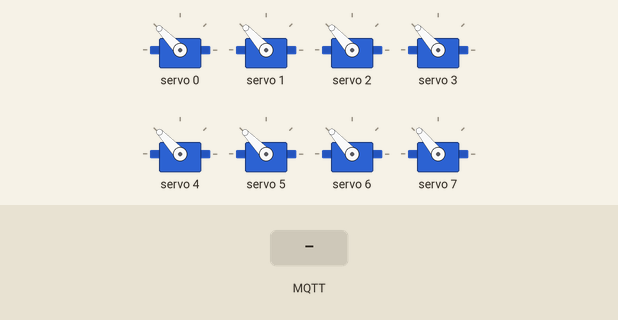
This sketch was run on a simulated ESP32. Parts: 8 × servo. The test bench sets the inputs (shaded band). WiFi joins after 1.5 s; servers stay silent unless stated; no MQTT or app messages arrive unless stated; not simulated (calls return 0 or success): arduino_secrets.h; what the sketch prints to the serial monitor is not drawn.

Above: at 3.7 s.
3.8 s: MQTT message "90" arrives on the first subscribed topic
At 4.35 s:
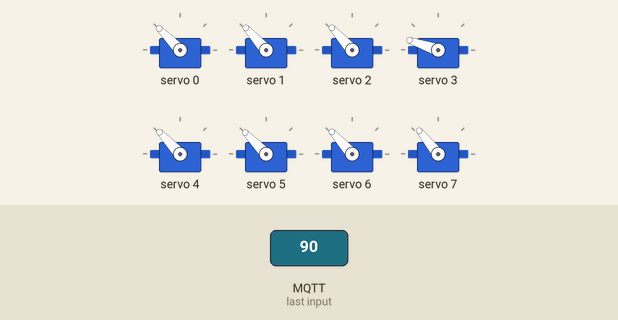
5.8 s: MQTT message "5" arrives on the first subscribed topic
At 6.7 s:
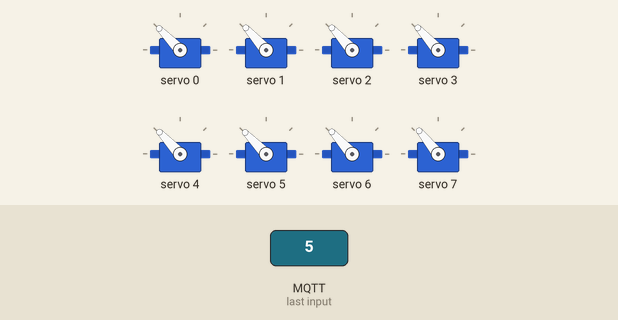
7.3 s: MQTT message "200" arrives on the first subscribed topic
At 7.85 s:
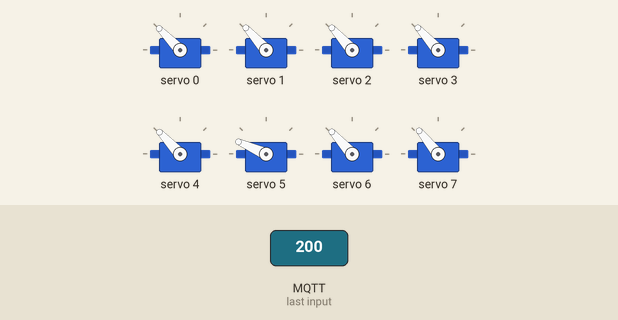
9.3 s: MQTT message "0" arrives on the first subscribed topic
At 10.5 s:
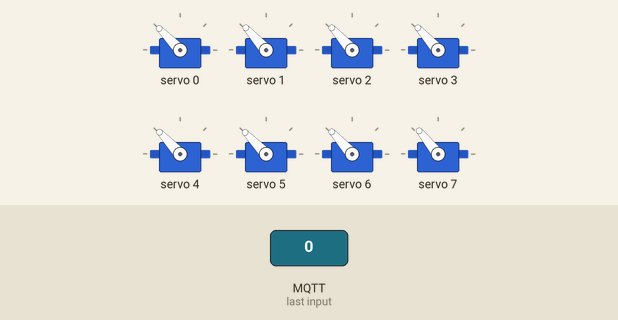
Timing chart, 0 to 11.8 s (numbered marks = the images above; inputs shaded):
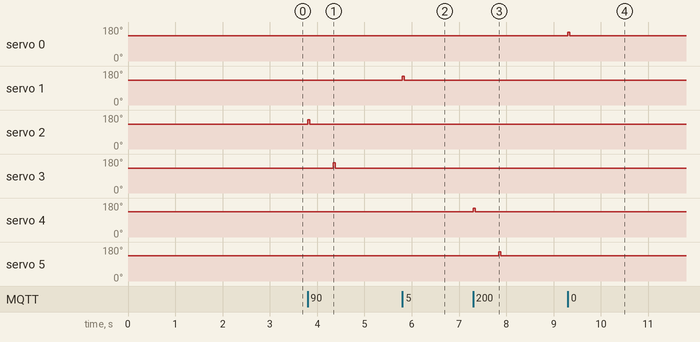

The sketch:

Glockenspiel_auto.ino
```cpp
#include <WiFi.h>
#include <PubSubClient.h>
#include "arduino_secrets.h"
#include <Adafruit_PWMServoDriver.h>
#include "esp_system.h"

#define SERVO_FREQ 50
#define NUM_SERVOS 8

const char* ssid = SECRET_SSID;
const char* password = SECRET_PASS;

const char* mqtt_server = "mqtt.cetools.org";
const int mqtt_port = 1884;
const char* mqtt_user = SECRET_MQTTUSER;
const char* mqtt_pass = SECRET_MQTTPASS;
const char* mqtt_topic = "student/zczqjs2/windSpeed_kph";

WiFiClient espClient;
PubSubClient client(espClient);
Adafruit_PWMServoDriver pwm = Adafruit_PWMServoDriver();

String lastMessage = "";

int strikePositions[NUM_SERVOS] = {2100, 2100, 2150, 2200, 2100, 2150, 1980, 1980};
int restPositions[NUM_SERVOS]   = {1930, 1900, 1900, 1900, 1920, 1930, 1900, 1870};

// === Beaufort mapping ===
int mapToBeaufort(float ms) {
  if (ms < 0.2) return 0;
  else if (ms <= 1.5) return 1;
  else if (ms <= 3.3) return 2;
  else if (ms <= 5.4) return 3;
  else if (ms <= 7.9) return 4;
  else if (ms <= 10.7) return 5;
  else if (ms <= 13.8) return 6;
  else if (ms <= 17.1) return 7;
  else if (ms <= 20.7) return 8;
  else if (ms <= 24.4) return 9;
  else if (ms <= 28.4) return 10;
  else if (ms <= 32.6) return 11;
  else return 12;
}

void playSingleBeaufort(int level) {
  if (level > 7) {
    pwm.writeMicroseconds(level - 8, strikePositions[level - 8]);
    delay(40);
    pwm.writeMicroseconds(level - 8, restPositions[level - 8]);
    delay(500);

    pwm.writeMicroseconds(level - 7, strikePositions[level - 7]);
    delay(40);
    pwm.writeMicroseconds(level - 7, restPositions[level - 7]);
    delay(1000);
  } else {
    pwm.writeMicroseconds(level, strikePositions[level]);
    delay(40);
    pwm.writeMicroseconds(level, restPositions[level]);
    delay(1000);
  }
}

void connectToWiFiWithTimeout() {
  WiFi.begin(ssid, password);
  Serial.print("Connecting to WiFi");
  unsigned long startTime = millis();
  while (WiFi.status() != WL_CONNECTED && millis() - startTime < 15000) {
    delay(500);
    Serial.print(".");
  }
  if (WiFi.status() == WL_CONNECTED) {
    Serial.println("\nWiFi connected!");
    Serial.println(WiFi.localIP());
  } else {
    Serial.println("\nWiFi failed. Restarting ESP32...");
    esp_restart();
  }
}

void connectToMQTT() {
  while (!client.connected()) {
    Serial.print("Connecting to MQTT...");
    if (client.connect("ESP32Client", mqtt_user, mqtt_pass)) {
      Serial.println("connected");
      client.subscribe(mqtt_topic);
    } else {
      Serial.print("failed, rc=");
      Serial.print(client.state());
      Serial.println(" try again in 5 seconds");
      delay(5000);
    }
  }
}

// === MQTT callback: get message then play ===
void callback(char* topic, byte* message, unsigned int length) {
  String currentMessage = "";
  for (unsigned int i = 0; i < length; i++) {
    currentMessage += (char)message[i];
  }
  lastMessage = currentMessage;

  float val = currentMessage.toFloat();
  if (!isnan(val)) {
    float ms = val / 3.6f; // kph -> m/s
    int bft = mapToBeaufort(ms);

    Serial.print("RX: "); Serial.print(val); Serial.print(" kph -> ");
    Serial.print(ms, 2); Serial.print(" m/s -> Beaufort ");
    Serial.println(bft);

    playSingleBeaufort(bft);
  } else {
    Serial.print("Non-numeric payload: ");
    Serial.println(currentMessage);
  }
}

void setup() {
  Serial.begin(115200);
  delay(1000);

  connectToWiFiWithTimeout();

  pwm.begin();
  pwm.setOscillatorFrequency(27000000);
  pwm.setPWMFreq(SERVO_FREQ);
  delay(10);
  for (int i = 0; i < NUM_SERVOS; i++) {
    pwm.writeMicroseconds(i, restPositions[i]);
  }

  client.setServer(mqtt_server, mqtt_port);
  client.setCallback(callback);
  connectToMQTT();
}

void loop() {
  if (WiFi.status() != WL_CONNECTED) {
    connectToWiFiWithTimeout();
    delay(1000);
  }
  if (!client.connected()) {
    connectToMQTT();
  }
  client.loop();
}
```

Measured:
- after the input at 3.8 s, servo 2: 132° → 156° at once, → 132° 0.04 s later; servo 3: 132° → 161° after 0.54 s, → 132° 0.04 s later
- after the input at 5.8 s, servo 1: 132° → 151° at once, → 132° 0.04 s later
- after the input at 7.3 s, servo 4: 133° → 151° at once, → 133° 0.04 s later; servo 5: 134° → 156° after 0.54 s, → 134° 0.04 s later
- after the input at 9.3 s, servo 0: 134° → 151° at once, → 134° 0.04 s later
